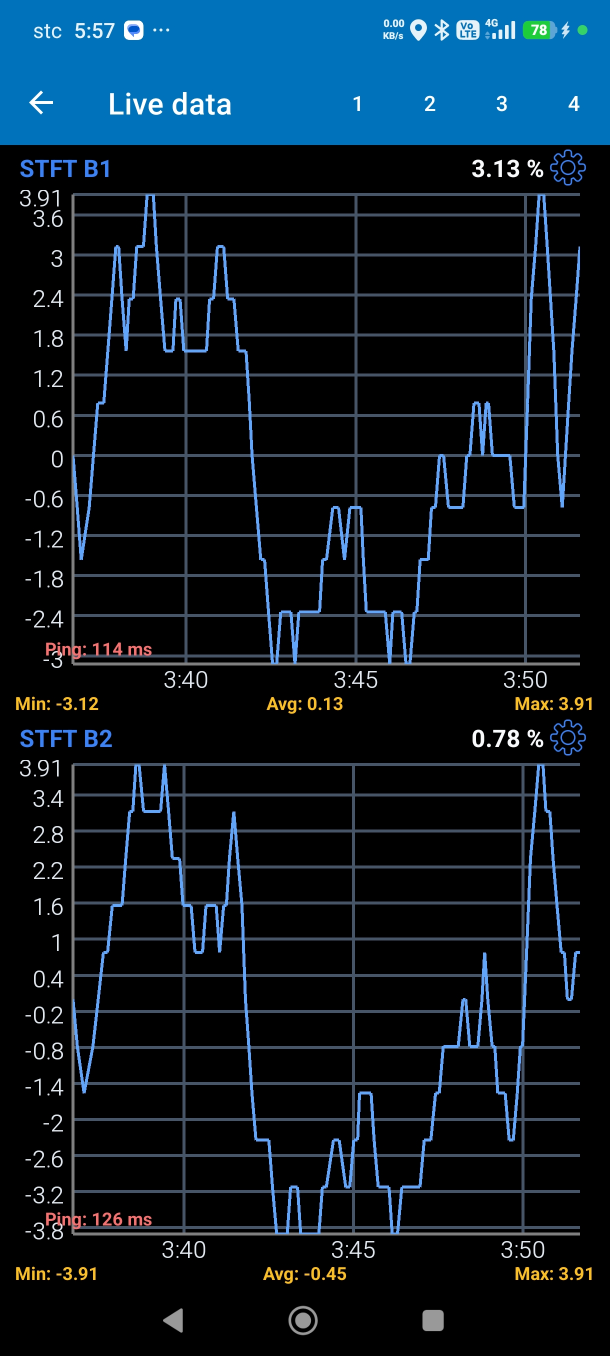
#> input picture data/sensor-swap-2026-09-17/stft-both-banks-0557.jpg, 1220 x 2712 px (shown at 1/2 size)
$ python -i ocr_screenshots.py   (imports and definitions only)
#> lines starting #> are read from the running program, lines starting #| are printed output that depends on the picture
#> further down, picture is the input picture: PIL image 1220x2712 RGB; mean R, G, B 11.3, 25.2, 35.7
#!/usr/bin/env python3
"""Make the screenshots machine-readable.

Runs OCR over every image in data/screenshots/, writes the full text beside it in
data/screenshots_ocr/, and pulls the fields worth having as columns back into
screenshots_manifest.csv.

The phone clock burned into the status bar is this project's authoritative
timestamp and was previously only recoverable from the owner's captions. This
reads it directly.

    python3 data/ocr_screenshots.py            # all images missing OCR text
    python3 data/ocr_screenshots.py --force    # redo everything
"""
from __future__ import annotations

import argparse
import csv
import pathlib
import re
import subprocess
import sys
import tempfile

from PIL import Image, ImageChops, ImageOps

DATA = pathlib.Path(__file__).resolve().parent
SHOTS = DATA / "screenshots"
OCRDIR = DATA / "screenshots_ocr"
MANIFEST = DATA / "screenshots_manifest.csv"

#: The scan app draws values in red, green and yellow on a near-black ground.
#: Red is almost invisible under a luminance grayscale, so take the brightest
#: channel per pixel instead - that keeps every colour of text legible.
def prepare(im: Image.Image) -> Image.Image:
    r, g, b = im.convert("RGB").split()
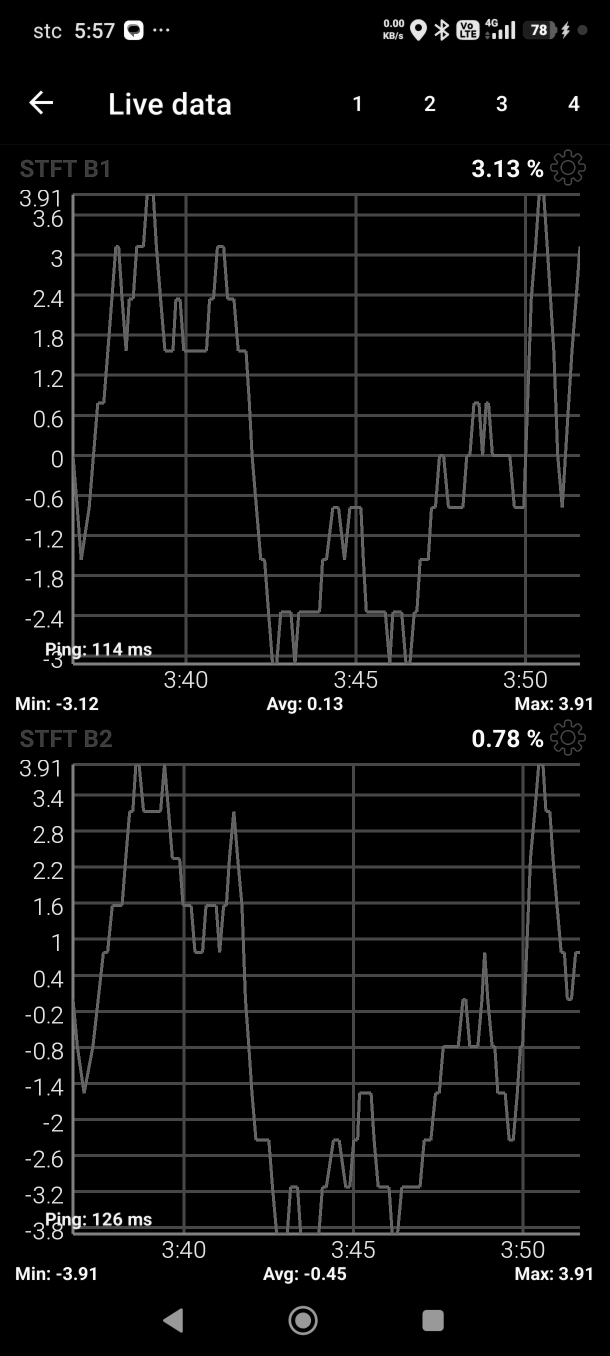
#> r: PIL image 1220x2712 L (shown at 1/2 size); min 0, max 255, mean 11.3
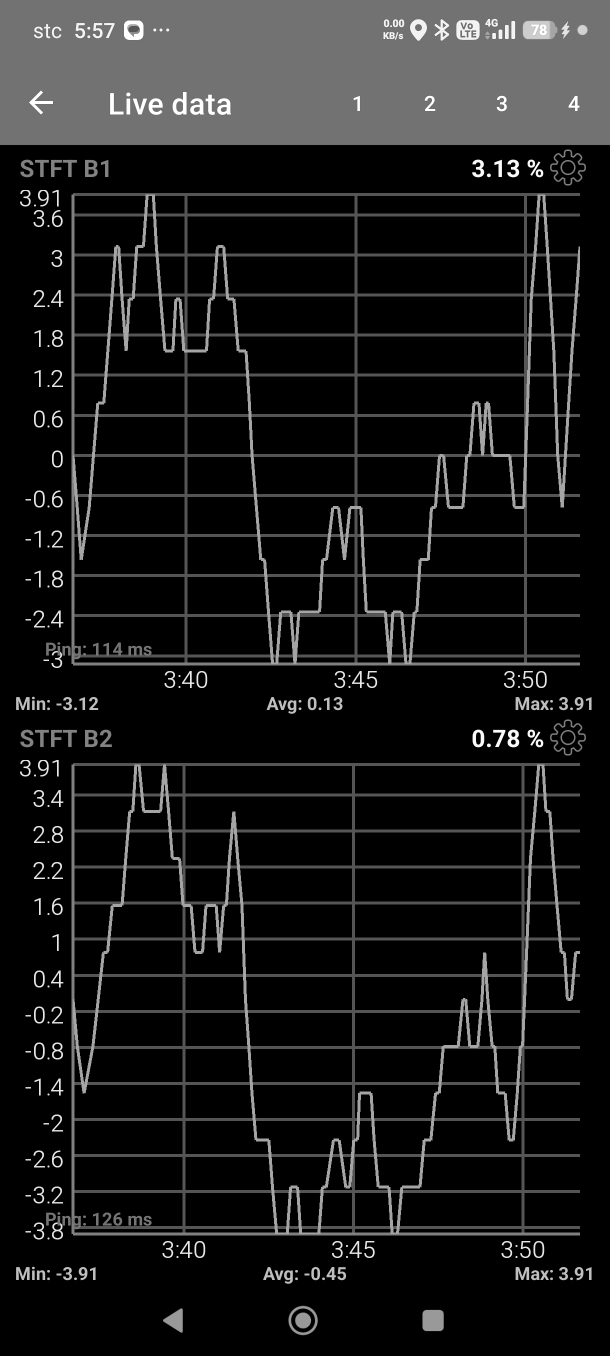
#> g: PIL image 1220x2712 L (shown at 1/2 size); min 0, max 255, mean 25.2
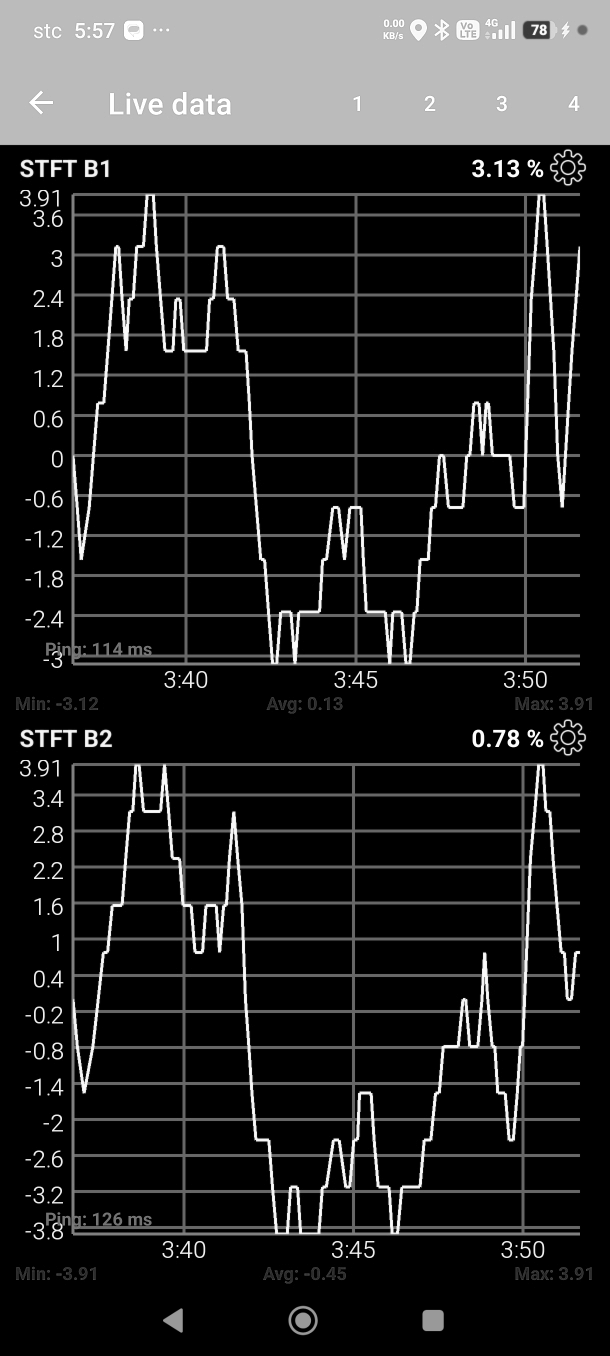
#> b: PIL image 1220x2712 L (shown at 1/2 size); min 0, max 255, mean 35.7
    mx = ImageChops.lighter(ImageChops.lighter(r, g), b)
    mx = ImageOps.autocontrast(mx)
    inv = ImageOps.invert(mx)
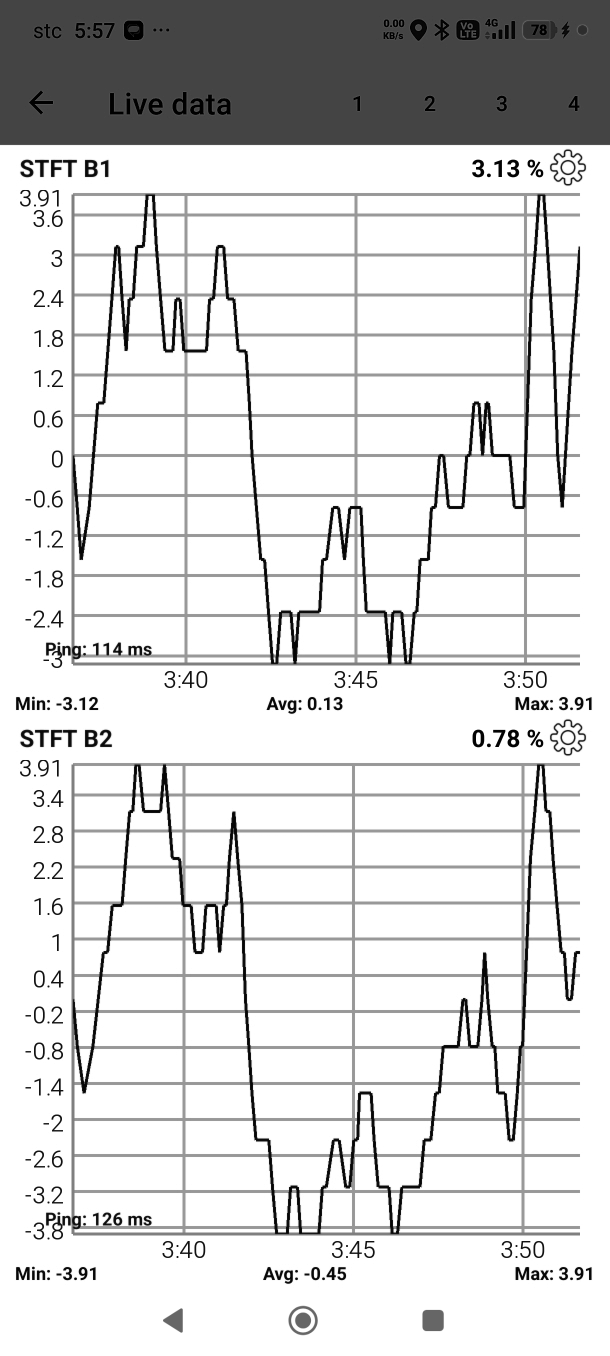
#> inv: PIL image 1220x2712 L (shown at 1/2 size); min 0, max 255, mean 218.5
    return inv.resize((inv.width * 2, inv.height * 2), Image.LANCZOS)


# [11 lines left out: function ocr, not called in this run]


TIME = re.compile(r"\b([0-2]?\d:[0-5]\d)\b")
BATT = re.compile(r"\b(\d{1,3})\s*%")
PING = re.compile(r"Ping[:\s]+(\d+)\s*ms", re.I)
MINAVGMAX = re.compile(
    r"Min[:\s]+(-?[\d.]+).{0,40}?Avg[:\s]+(-?[\d.]+).{0,40}?Max[:\s]+(-?[\d.]+)",
    re.I | re.S,
)


# [87 lines left out: functions exif_datetime, main, not called in this run]


# [2 lines not run here, left out]

>>> from PIL import Image
>>> picture = Image.open('sensor-swap-2026-09-17/stft-both-banks-0557.jpg')
>>> result = prepare(picture)
